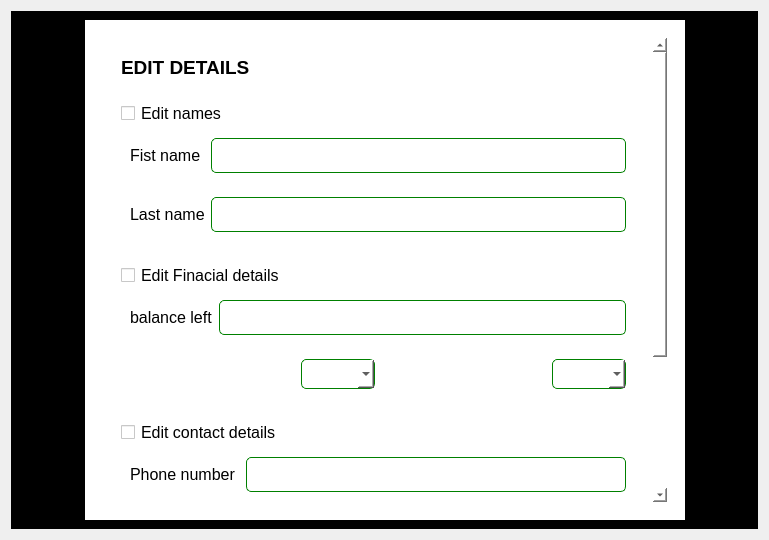
<?xml version="1.0" encoding="UTF-8"?>
<ui version="4.0">
 <class>Dialog</class>
 <widget class="QDialog" name="Dialog">
  <property name="geometry">
   <rect>
    <x>0</x>
    <y>0</y>
    <width>769</width>
    <height>540</height>
   </rect>
  </property>
  <property name="windowTitle">
   <string>Dialog</string>
  </property>
  <layout class="QHBoxLayout" name="horizontalLayout">
   <item>
    <widget class="QWidget" name="widget" native="true">
     <property name="styleSheet">
      <string notr="true">background-color: rgb(0, 0, 0);</string>
     </property>
     <layout class="QHBoxLayout" name="horizontalLayout_2">
      <item>
       <spacer name="horizontalSpacer">
        <property name="orientation">
         <enum>Qt::Horizontal</enum>
        </property>
        <property name="sizeHint" stdset="0">
         <size>
          <width>40</width>
          <height>20</height>
         </size>
        </property>
       </spacer>
      </item>
      <item>
       <widget class="QWidget" name="widget_2" native="true">
        <property name="minimumSize">
         <size>
          <width>600</width>
          <height>200</height>
         </size>
        </property>
        <property name="styleSheet">
         <string notr="true">background-color: rgb(255, 255, 255);</string>
        </property>
        <layout class="QHBoxLayout" name="horizontalLayout_3">
         <item>
          <widget class="QWidget" name="widget_3" native="true">
           <layout class="QVBoxLayout" name="verticalLayout_2">
            <item>
             <widget class="QScrollArea" name="scrollArea">
              <property name="minimumSize">
               <size>
                <width>0</width>
                <height>0</height>
               </size>
              </property>
              <property name="styleSheet">
               <string notr="true">border:none;</string>
              </property>
              <property name="widgetResizable">
               <bool>true</bool>
              </property>
              <widget class="QWidget" name="scrollAreaWidgetContents">
               <property name="geometry">
                <rect>
                 <x>0</x>
                 <y>-193</y>
                 <width>547</width>
                 <height>661</height>
                </rect>
               </property>
               <layout class="QVBoxLayout" name="verticalLayout">
                <item>
                 <widget class="QWidget" name="widget_7" native="true">
                  <layout class="QHBoxLayout" name="horizontalLayout_4">
                   <item>
                    <widget class="QLabel" name="label_2">
                     <property name="text">
                      <string>&lt;html&gt;&lt;head/&gt;&lt;body&gt;&lt;p&gt;&lt;span style=&quot; font-size:14pt; font-weight:600;&quot;&gt;EDIT DETAILS&lt;/span&gt;&lt;/p&gt;&lt;/body&gt;&lt;/html&gt;</string>
                     </property>
                    </widget>
                   </item>
                  </layout>
                 </widget>
                </item>
                <item>
                 <widget class="QWidget" name="widget_8" native="true">
                  <property name="styleSheet">
                   <string notr="true">QLineEdit{
border: 1 solid green;
padding:6px;
border-radius:5px;}

QLineEdit:hover{
	border:1px solid black;
}</string>
                  </property>
                  <layout class="QVBoxLayout" name="verticalLayout_5">
                   <item>
                    <widget class="QCheckBox" name="check_box_names">
                     <property name="font">
                      <font>
                       <pointsize>12</pointsize>
                      </font>
                     </property>
                     <property name="text">
                      <string>Edit names</string>
                     </property>
                    </widget>
                   </item>
                   <item>
                    <widget class="QWidget" name="widget_11" native="true">
                     <layout class="QHBoxLayout" name="horizontalLayout_5">
                      <item>
                       <widget class="QLabel" name="label">
                        <property name="font">
                         <font>
                          <pointsize>12</pointsize>
                         </font>
                        </property>
                        <property name="text">
                         <string>Fist name </string>
                        </property>
                       </widget>
                      </item>
                      <item>
                       <widget class="QLineEdit" name="firstname">
                        <property name="font">
                         <font>
                          <pointsize>12</pointsize>
                         </font>
                        </property>
                       </widget>
                      </item>
                     </layout>
                    </widget>
                   </item>
                   <item>
                    <widget class="QWidget" name="widget_12" native="true">
                     <layout class="QHBoxLayout" name="horizontalLayout_6">
                      <item>
                       <widget class="QLabel" name="label_7">
                        <property name="font">
                         <font>
                          <pointsize>12</pointsize>
                         </font>
                        </property>
                        <property name="text">
                         <string>Last name</string>
                        </property>
                       </widget>
                      </item>
                      <item>
                       <widget class="QLineEdit" name="lastname">
                        <property name="font">
                         <font>
                          <pointsize>12</pointsize>
                         </font>
                        </property>
                       </widget>
                      </item>
                     </layout>
                    </widget>
                   </item>
                  </layout>
                 </widget>
                </item>
                <item>
                 <widget class="QWidget" name="widget_9" native="true">
                  <property name="minimumSize">
                   <size>
                    <width>0</width>
                    <height>0</height>
                   </size>
                  </property>
                  <property name="styleSheet">
                   <string notr="true">QLineEdit{
border: 1 solid green;
padding:6px;
border-radius:5px;}

QLineEdit:hover{
	border:1px solid black;
}

QComboBox{
border: 1 solid green;
padding:6px;
border-radius:5px;}

QComboBox:hover{
	border:1px solid black;
}</string>
                  </property>
                  <layout class="QVBoxLayout" name="verticalLayout_7">
                   <item>
                    <widget class="QCheckBox" name="checkBox_5">
                     <property name="font">
                      <font>
                       <pointsize>12</pointsize>
                      </font>
                     </property>
                     <property name="text">
                      <string>Edit Finacial details</string>
                     </property>
                    </widget>
                   </item>
                   <item>
                    <widget class="QWidget" name="widget_13" native="true">
                     <layout class="QHBoxLayout" name="horizontalLayout_7">
                      <item>
                       <widget class="QLabel" name="label_11">
                        <property name="font">
                         <font>
                          <pointsize>12</pointsize>
                         </font>
                        </property>
                        <property name="text">
                         <string>balance left</string>
                        </property>
                       </widget>
                      </item>
                      <item>
                       <widget class="QLineEdit" name="balance">
                        <property name="font">
                         <font>
                          <pointsize>12</pointsize>
                         </font>
                        </property>
                       </widget>
                      </item>
                     </layout>
                    </widget>
                   </item>
                   <item>
                    <widget class="QWidget" name="widget_14" native="true">
                     <layout class="QHBoxLayout" name="horizontalLayout_8">
                      <item>
                       <spacer name="horizontalSpacer_5">
                        <property name="orientation">
                         <enum>Qt::Horizontal</enum>
                        </property>
                        <property name="sizeHint" stdset="0">
                         <size>
                          <width>40</width>
                          <height>20</height>
                         </size>
                        </property>
                       </spacer>
                      </item>
                      <item>
                       <widget class="QComboBox" name="owner"/>
                      </item>
                      <item>
                       <spacer name="horizontalSpacer_4">
                        <property name="orientation">
                         <enum>Qt::Horizontal</enum>
                        </property>
                        <property name="sizeHint" stdset="0">
                         <size>
                          <width>40</width>
                          <height>20</height>
                         </size>
                        </property>
                       </spacer>
                      </item>
                      <item>
                       <widget class="QComboBox" name="plot"/>
                      </item>
                     </layout>
                    </widget>
                   </item>
                  </layout>
                 </widget>
                </item>
                <item>
                 <widget class="QWidget" name="widget_4" native="true">
                  <property name="styleSheet">
                   <string notr="true">QLineEdit{
border: 1 solid green;
padding:6px;
border-radius:5px;}

QLineEdit:hover{
	border:1px solid black;
}

QTextEdit{
border: 1 solid green;
padding:6px;
border-radius:5px;}

QTextEdit:hover{
	border:1px solid black;
}</string>
                  </property>
                  <layout class="QVBoxLayout" name="verticalLayout_6">
                   <item>
                    <widget class="QCheckBox" name="checkBox_4">
                     <property name="font">
                      <font>
                       <pointsize>12</pointsize>
                      </font>
                     </property>
                     <property name="text">
                      <string>Edit contact details</string>
                     </property>
                    </widget>
                   </item>
                   <item>
                    <widget class="QWidget" name="widget_15" native="true">
                     <layout class="QHBoxLayout" name="horizontalLayout_9">
                      <item>
                       <widget class="QLabel" name="label_8">
                        <property name="font">
                         <font>
                          <pointsize>12</pointsize>
                         </font>
                        </property>
                        <property name="text">
                         <string>Phone number </string>
                        </property>
                       </widget>
                      </item>
                      <item>
                       <widget class="QLineEdit" name="phone">
                        <property name="font">
                         <font>
                          <pointsize>12</pointsize>
                         </font>
                        </property>
                       </widget>
                      </item>
                     </layout>
                    </widget>
                   </item>
                   <item>
                    <widget class="QWidget" name="widget_16" native="true">
                     <layout class="QHBoxLayout" name="horizontalLayout_10">
                      <item>
                       <widget class="QLabel" name="label_9">
                        <property name="font">
                         <font>
                          <pointsize>12</pointsize>
                         </font>
                        </property>
                        <property name="text">
                         <string>Address</string>
                        </property>
                       </widget>
                      </item>
                      <item>
                       <widget class="QTextEdit" name="address">
                        <property name="styleSheet">
                         <string notr="true"/>
                        </property>
                       </widget>
                      </item>
                     </layout>
                    </widget>
                   </item>
                  </layout>
                 </widget>
                </item>
                <item>
                 <widget class="QWidget" name="widget_10" native="true">
                  <property name="minimumSize">
                   <size>
                    <width>0</width>
                    <height>70</height>
                   </size>
                  </property>
                  <layout class="QHBoxLayout" name="horizontalLayout_11">
                   <item>
                    <widget class="QPushButton" name="pushButton">
                     <property name="font">
                      <font>
                       <family>MS Shell Dlg 2</family>
                       <pointsize>14</pointsize>
                       <weight>9</weight>
                       <italic>false</italic>
                       <bold>false</bold>
                      </font>
                     </property>
                     <property name="styleSheet">
                      <string notr="true">margin: 0px;
border: 3px solid grey;
padding-right:20px;
padding-left:20px;
border-radius:5px;</string>
                     </property>
                     <property name="text">
                      <string>Submit</string>
                     </property>
                    </widget>
                   </item>
                   <item>
                    <spacer name="horizontalSpacer_3">
                     <property name="orientation">
                      <enum>Qt::Horizontal</enum>
                     </property>
                     <property name="sizeHint" stdset="0">
                      <size>
                       <width>40</width>
                       <height>20</height>
                      </size>
                     </property>
                    </spacer>
                   </item>
                  </layout>
                 </widget>
                </item>
               </layout>
              </widget>
             </widget>
            </item>
           </layout>
          </widget>
         </item>
        </layout>
       </widget>
      </item>
      <item>
       <spacer name="horizontalSpacer_2">
        <property name="orientation">
         <enum>Qt::Horizontal</enum>
        </property>
        <property name="sizeHint" stdset="0">
         <size>
          <width>40</width>
          <height>20</height>
         </size>
        </property>
       </spacer>
      </item>
     </layout>
    </widget>
   </item>
  </layout>
 </widget>
 <resources/>
 <connections/>
</ui>
